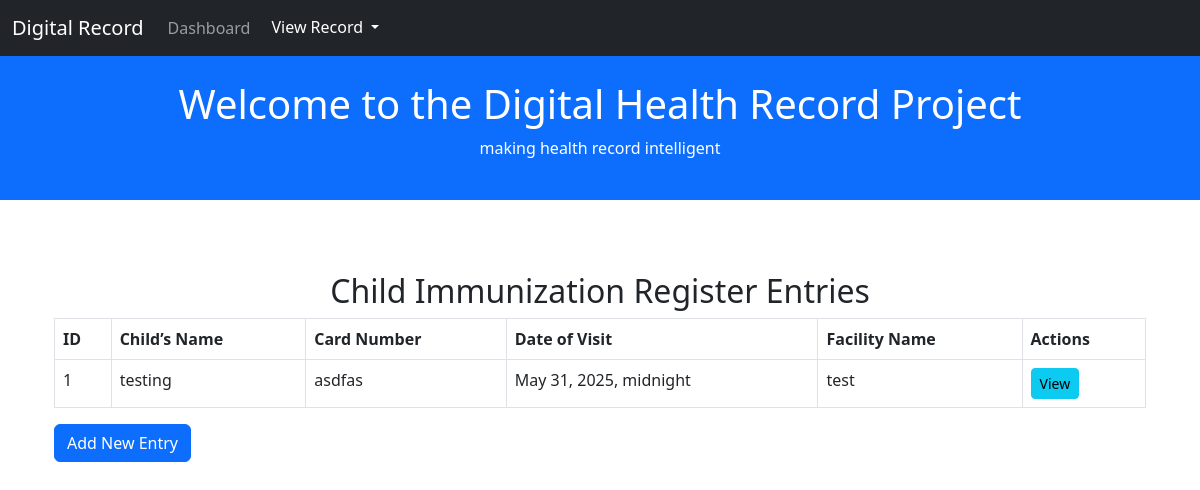
The page /child_immunization_list/ on the database its author committed.
### website/models.py (models this page shows, shortened)
class ChildImmunizationRegister(models.Model):
    settlement = models.CharField(max_length=255)
    name_of_facility = models.CharField(max_length=255)
    year = models.IntegerField()
    facility_name = models.CharField(max_length=255)
    session_type = models.CharField(max_length=255)
    session_name = models.CharField(max_length=255)
    facility_type = models.CharField(max_length=50)  # Public/Private
    ward = models.CharField(max_length=255)
    lga = models.CharField(max_length=255)
    state = models.CharField(max_length=255)
    date_of_visit = models.DateTimeField(blank=True, null=True)  # Allow null
    client_name = models.CharField(max_length=255)  # Name of the child
    card_number = models.CharField(max_length=50)  # ANC Card Number
    sex = models.CharField(max_length=6)  # Male/Female
    follow_up_address = models.TextField(blank=True, null=True)  # Follow-up address
    phone_number = models.CharField(max_length=20)  # Phone number
    date_of_birth = models.DateTimeField(blank=True, null=True)  # Allow null
    hep_b_screening_0_24_hours = models.BooleanField(default=False)
    hep_b_screening_above_24_hours = models.BooleanField(default=False)
    opv_0_date = models.DateTimeField(blank=True, null=True)  # Allow null
    bcg_date = models.DateTimeField(blank=True, null=True)  # Allow null
    opv_1_date = models.DateTimeField(blank=True, null=True)  # Allow null
    penta1_date = models.DateTimeField(blank=True, null=True)  # Allow null
    pcv1_date = models.DateTimeField(blank=True, null=True)  # Allow null
    rota_1_date = models.DateTimeField(blank=True, null=True)  # Allow null
    ipv_1_date = models.DateTimeField(blank=True, null=True)  # Allow null
    opv_2_date = models.DateTimeField(blank=True, null=True)  # Allow null
    penta2_date = models.DateTimeField(blank=True, null=True)  # Allow null
    pcv2_date = models.DateTimeField(blank=True, null=True)  # Allow null
    rota_2_date = models.DateTimeField(blank=True, null=True)  # Allow null
    opv_3_date = models.DateTimeField(blank=True, null=True)  # Allow null
    penta3_date = models.DateTimeField(blank=True, null=True)  # Allow null
    pcv3_date = models.DateTimeField(blank=True, null=True)  # Allow null
    rota_3_date = models.DateTimeField(blank=True, null=True)  # Allow null
    ipv_2_date = models.DateTimeField(blank=True, null=True)  # Allow null
    malaria_1_date = models.DateTimeField(blank=True, null=True)  # Allow null
    malaria_2_date = models.DateTimeField(blank=True, null=True)  # Allow null
    vitamin_a_1_date = models.DateTimeField(blank=True, null=True)  # Allow null
    malaria_3_date = models.DateTimeField(blank=True, null=True)  # Allow null
    mr_1_date = models.DateTimeField(blank=True, null=True)  # Allow null
    yellow_fever_date = models.DateTimeField(blank=True, null=True)  # Allow null
    men_a_date = models.DateTimeField(blank=True, null=True)  # Allow null
    mr_2_date = models.DateTimeField(blank=True, null=True)  # Allow null
    malaria_4_date = models.DateTimeField(blank=True, null=True)  # Allow null
    itn_given = models.BooleanField(default=False)  # ITN given
    comments = models.TextField(blank=True, null=True)  # Comments
    date_created = models.DateTimeField(default=timezone.now)

### website/views.py (the view)
# urls.py: path('child_immunization_list/', views.child_immunization_list, name='child_immunization_list'),
def child_immunization_list(request):
    records =ChildImmunizationRegister.objects.all()  # Retrieve all StateBudget records
    return render(request, 'child_immunization_list.html', {'records': records})

### website/templates/child_immunization_list.html
{% extends 'base.html' %}
{% block content %}
<div class="container mt-5">
    <h2 class="text-center">Child Immunization Register Entries</h2>
    <table class="table table-bordered">
        <thead>
            <tr>
                <th>ID</th>
                <th>Child’s Name</th>
                <th>Card Number</th>
                <th>Date of Visit</th>
                <th>Facility Name</th>
                <th>Actions</th>
            </tr>
        </thead>
        <tbody>
            {% for entry in records %}
            <tr>
                <td>{{ entry.id }}</td>
                <td>{{ entry.client_name }}</td>
                <td>{{ entry.card_number }}</td>
                <td>{{ entry.date_of_visit }}</td>
                <td>{{ entry.facility_name }}</td>
                <td>
                    <a href="{% url 'child_immunization_view' entry.id %}" class="btn btn-info btn-sm">View</a>
                </td>
            </tr>
            {% empty %}
            <tr>
                <td colspan="6" class="text-center">No entries found.</td>
            </tr>
            {% endfor %}
        </tbody>
    </table>
    <a href="{% url 'child_immunization_create' %}" class="btn btn-primary">Add New Entry</a>
</div>
{% endblock %}

### rows shown on the page
ChildImmunizationRegister: id "1", client_name "testing", card_number "asdfas", date_of_visit "May 31, 2025, midnight", facility_name "test"
